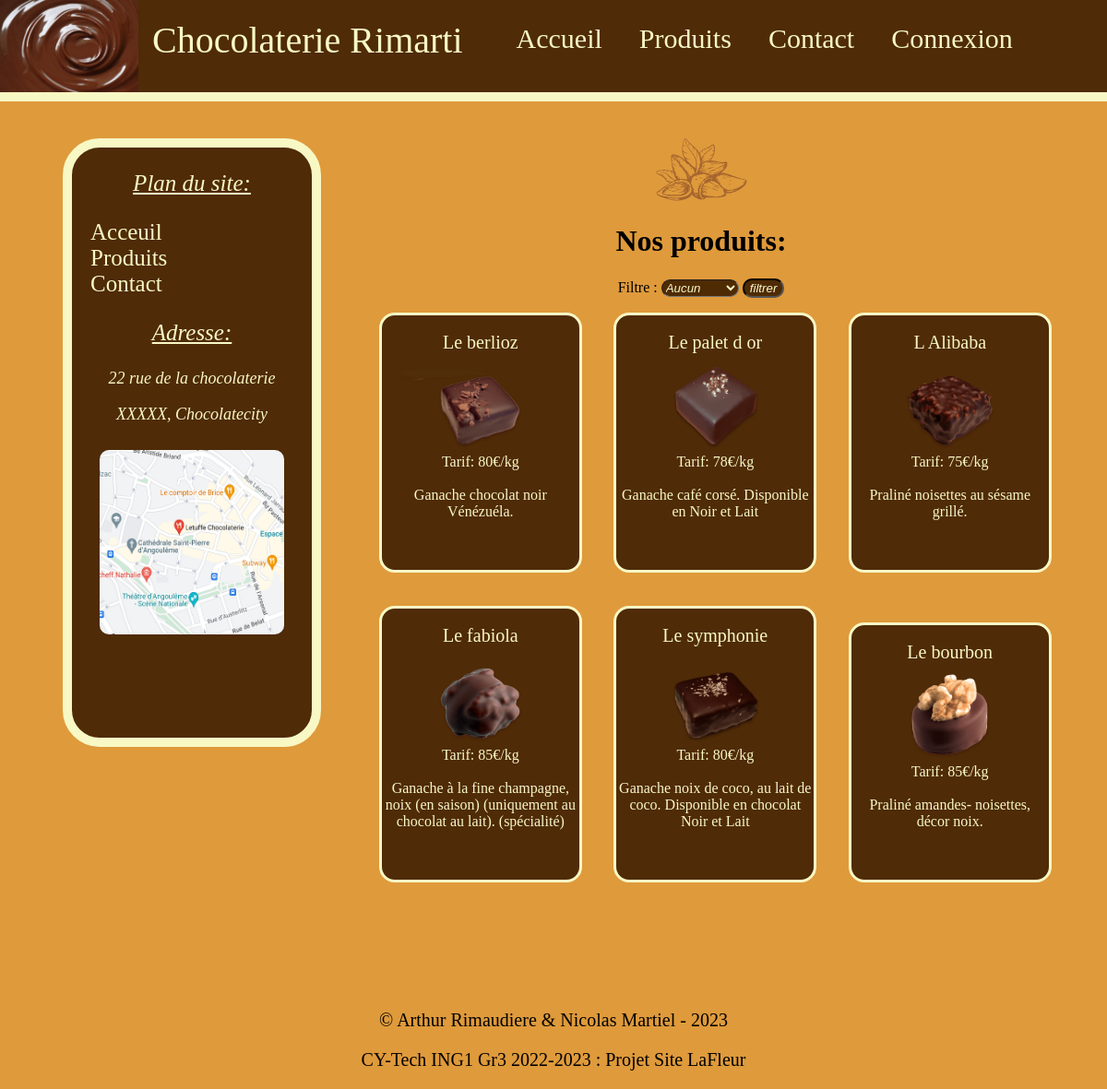
The page /product.php?filtre=ganaches on the database its author committed.
### tables this page shows
CREATE TABLE IF NOT EXISTS produits(
    Nom VARCHAR(50),
    Prix INTEGER(10),
    Description VARCHAR(200),
    AvailableQuantity INTEGER(10),
    Image VARCHAR(100),
    Categorie VARCHAR(50)
);

### bdd/bdd.php (called while the page is built, shortened)
<?php
    $servername = "localhost";
    $username = "Arthur";
    $password = "password";
    $dbname = "rimarti";
    function printProduct(){
        global $servername, $username, $password, $dbname;
        $conn = mysqli_connect($servername, $username, $password, $dbname);
        if (!$conn) {
            echo "<div> ERREUR DE CONNECTION SQL </div>";
            mysqli_close($conn);
            return NULL;
        } else {
            $query = "SELECT * From produits";
            $res = mysqli_query($conn, $query);
            if(mysqli_num_rows($res) > 0) {
                return $res;
            return NULL;
            }
        }
    }
?>

### product.php (the view, shortened to what this page needs)
<!DOCTYPE html PUBLIC "-//W3C//DTD XHTML 1.0 Strict//EN"
"http://www.w3.org/TR/xhtml1/DTD/xhtml1-strict.dtd">
<html xmlns="http://www.w3.org/1999/xhtml" xml:lang="fr" lang="fr">
 <head>
  <link rel="stylesheet" type="text/css" href="assets/sources.css">
  <link rel="stylesheet" type="text/css" href="assets/product.css">
  <link href="https://cdn.jsdelivr.net/npm/@sweetalert2/theme-dark@4/dark.css" rel="stylesheet">
 </head>
 <body class="font">
    <header class="headsite">
        <img class="logoSize" src="assets/Images/chocolat-fondu3.jpg">
        <div class="title1">Chocolaterie Rimarti</div>
        <ul class="ButtonCase">
            <a class="buttonItem" href="index.php">Accueil</a>
            <a class="buttonItem" href="product.php">Produits</a>
            <a class="buttonItem" href="contact.php">Contact</a>
            <?php
                if($_SESSION['Statut-Connexion'] == false){
                    echo "<a class=\"buttonItem\" href=\"Connexion.php\">Connexion</a>";
                } else {
                    echo "<a class=\"buttonItem\" href=\"panier.php\">Panier</a>";
                    echo "<a class=\"buttonItem\" href=\"disconnect.php\">Déconnexion</a>";
                }
            ?>
        </ul>
    </header>
    <div class="line_down_header"></div>
    <div class="navbar-int">
        <p class="subtitlebar">Plan du site:</p>
        <nav>
            <ul class="navmenu">
                <li><a class="itemMenu" href="index.php">Acceuil</a></li>
                <li><a class="itemMenu" href="product.php">Produits</a></li>
                <li><a class="itemMenu" href="contact.php">Contact</a></li>
            </ul>
        </nav>
        <p class="subtitlebar">Adresse:</p>
        <p class="adresse">22 rue de la chocolaterie</p>
        <p class="adresse">XXXXX, Chocolatecity</p>
        <img class="imageloc" src="assets/Images/loc.png">
    </div>
    <div class="content">
        <img src="assets/Images/top-content.png">
        <h1 class="title">Nos produits:</h1>
        <form>
            <label for="filtre">Filtre :</label>
            <select name="filtre" id="filtre" class="filtre_deroulant_cat" >
                <option value="aucun">Aucun</option>
            </select>
            <input type="submit" value="filtrer" class="filter">
        </form>
        <div class="product_area">
            <?php
                $filtre = "aucun";
                if ($_GET['filtre'] != ""){
                    $filtre = $_GET['filtre'];
                }
                include 'bdd/bdd.php';
                $products = printProduct();
                $c = 0;
                $alreadyPrinted = array();
                foreach($products as $product){
                    $c = $c + 1;
                    $isAldReadyPrinted = false;
                    foreach($alreadyPrinted as $p){
                        if($p == $product['Nom']){
                            $isAldReadyPrinted = true;
                        }
                    }
                    $needToPrint = true;
                    if ($filtre != "aucun"){
                        if($filtre != $product['Categorie']){
                            $needToPrint = false;
                        }
                    }
                    if($isAldReadyPrinted == false && $needToPrint == true){
                        array_push($alreadyPrinted, $product['Nom']);
                        echo "<p class='product'>\n";
                        echo "<br>\n";
                        echo "<a class='product-name' id='name-".$c."'>". $product['Nom'] ."</a>\n";
                        echo "<img class='product-picture' src='". $product['Image'] ."' onclick=\"openPicture('". $product['Image'] ."')\">\n";
                        echo "<a class='product-price'> Tarif: ". $product['Prix']."€/kg</a>\n";
                        echo "<br>\n";
                        echo "<br>\n";
                        echo "<a class='product-description'>". $product['Description'] ."</a>\n";
                        echo "<br>\n";
                        echo "<br>\n";
                        echo "<br class='quantite'><br class='quantite'>\n";
                        echo "</p>\n";
                    }
                }
            ?>
        </div>
        <br>
    </div>
    <footer class="footer">
        <p>&copy; Arthur Rimaudiere & Nicolas Martiel - 2023</p>
        <p>CY-Tech ING1 Gr3 2022-2023 : Projet Site LaFleur</p>
    </footer>
 </body>
</html>

### assets/sources.css (style rules this page uses)
.headsite { z-index: 1; background-color: #4f2b07; display: flex; flex-wrap: wrap; height: 100px; width: 100vw; position: fixed; top: 0; left: 0; overflow: -moz-hidden-unscrollable; }
.font { background-color: rgb(223, 154, 59); }
.line_down_header { z-index: 1; background-color: #f8f8c5; display: flex; flex-wrap: wrap; height: 10px; width: 100%; position: fixed; margin-top: 100px; top: 0; left: 0; }
.title1 { font-family: 'sans-serif'; color: #f8f8c5; font-size: 40px; margin-top: 20px; padding-left: 15px; flex-wrap: wrap }
.buttonItem { z-index: 1; background-color: #4f2b07; text-decoration: none; font-family: 'Franklin Gothic Medium'; color: #f8f8c5; font-size: 30px; padding-right: 15px; padding-left: 15px; margin-top: 100px; flex-wrap: wrap; border-radius: 10px; border-style: solid; border-color: #4f2b07; }
.ButtonCase { margin-top: 25px; }
ul { flex : 1; }
.logoSize { height: 100px; width: 150px }
.navbar-int { margin-left: 60px; width: 260px; height: 640px; background-color: #4f2b07; border-color: #f8f8c5; border-width: 10px; border-radius: 40px; border-style: solid; padding: 0; position: fixed; float: left; overflow: auto; }
.navmenu { list-style-type: none; }
.itemMenu { overflow: hidden; color: #f8f8c5; border-radius: 5px; font-size: 25px; margin-top: 20px; font-family: 'Franklin Gothic Medium'; text-decoration: none; margin-left: -20px; margin-bottom: 20px; }
.footer { margin-top: 100px; font-style: normal; font-family: 'Franklin Gothic Medium'; text-align: center; font-size: 20px; }
.content { margin-top: 150px; text-align: center; margin-left: 370px; margin-right: 50px; }
.subtitlebar { color: #f8f8c5; font-family: 'Franklin Gothic Medium'; font-size: 25px; text-align: center; font-style: oblique; text-decoration: underline; }
.adresse { color: #f8f8c5; font-family: 'Franklin Gothic Medium'; font-size: 18px; text-align: center; font-style: oblique; }
.imageloc { width: 200px; height: 200px; border-radius: 10px; margin-left: 30px; margin-top: 10px; }

### assets/product.css (style rules this page uses)
.product_area { width: 100%; height: 60%; overflow: -moz-hidden-unscrollable; }
.product { width: 28%; margin-left: 4%; background-color: #4f2b07; border-radius: 17px; border-color: #f8f8c5; border-style: solid; overflow: auto; display: inline-block; }
.product-name { font-size: 20px; color: #f8f8c5; display: block; }
.product-picture { width: 80%; display: block; margin-left: 10%; }
.product-price { color: #f8f8c5; }
.product-description { color: #f8f8c5; }
.filter { color: #f8f8c5; font-style: oblique; background-color: #4f2b04; border-style: inset; border-radius: 10px; }
.filtre_deroulant_cat { color: #f8f8c5; font-style: oblique; background-color: #4f2b04; border-style: inset; border-radius: 10px; }

### rows shown on the page
produits: Nom "Le berlioz", Image (picture), Prix "80", Description "Ganache chocolat noir Vénézuéla."
produits: Nom "Le palet d or", Image (picture), Prix "78", Description "Ganache café corsé. Disponible en Noir et Lait"
produits: Nom "L Alibaba", Image (picture), Prix "75", Description "Praliné noisettes au sésame grillé."
produits: Nom "Le fabiola", Image (picture), Prix "85", Description "Ganache à la fine champagne, noix (en saison) (uniquement au chocolat au lait). (spécialité)"
produits: Nom "Le symphonie", Image (picture), Prix "80", Description "Ganache noix de coco, au lait de coco. Disponible en chocolat Noir et Lait"
produits: Nom "Le bourbon", Image (picture), Prix "85", Description "Praliné amandes- noisettes, décor noix."
